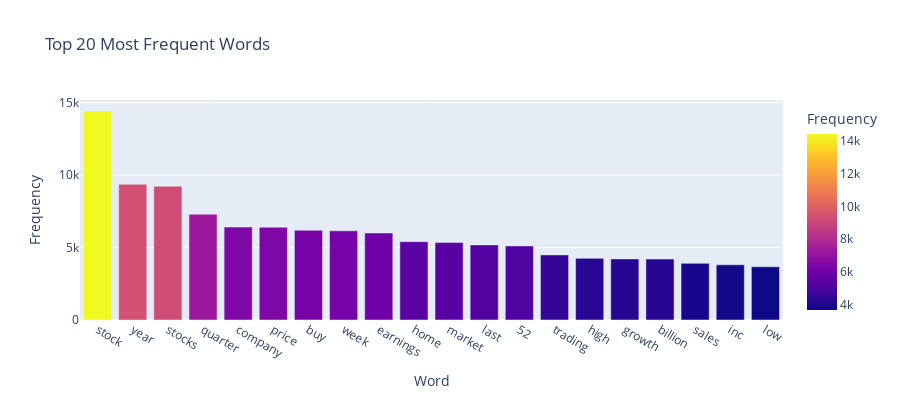

Here is the notebook cell this chart was saved with:
### Markdown cell above
### Word Counts and Frequency

### Code cell
import plotly.express as px
from collections import Counter
from nltk.corpus import stopwords
import ast


stop_words = set(stopwords.words('english'))

# Convert the string representation of list to list
# We need to do this because when we read CSV files, lists are converted to string
df['tokens'] = df['tokens_column'].apply(ast.literal_eval)

# Flatten the list of words in 'tokens'
all_words = [word for tokens in df['tokens'] for word in tokens if word not in stop_words]

# Get the frequency of each word
word_freq = Counter(all_words)

# Create a DataFrame from the counter
word_freq_df = pd.DataFrame(word_freq.items(), columns=['word', 'frequency'])

# Sort the DataFrame by frequency
word_freq_df = word_freq_df.sort_values('frequency', ascending=False)

# Create the bar plot for the top 20 words
fig = px.bar(word_freq_df.head(20), x='word', y='frequency', title='Top 20 Most Frequent Words',
             labels={'word':'Word', 'frequency':'Frequency'}, color='frequency', height=400)
fig.show()

### Figure 1 — Plotly figure (JSON) as saved in the notebook; plotly's stock layout.template omitted (floating-point values rounded to 4 significant figures)
{"data": [{"alignmentgroup": "True", "hovertemplate": "Word=%{x}<br>Frequency=%{marker.color}<extra></extra>", "legendgroup": "", "marker": {"color": [14422, 9365, 9228, 7304, 6416, 6398, 6191, 6156, 6003, 5405, 5342, 5183, 5110, 4493, 4253, 4215, 4203, 3908, 3811, 3672], "coloraxis": "coloraxis", "pattern": {"shape": ""}}, "name": "", "offsetgroup": "", "orientation": "v", "showlegend": false, "textposition": "auto", "type": "bar", "x": ["stock", "year", "stocks", "quarter", "company", "price", "buy", "week", "earnings", "home", "market", "last", "52", "trading", "high", "growth", "billion", "sales", "inc", "low"], "xaxis": "x", "y": [14422, 9365, 9228, 7304, 6416, 6398, 6191, 6156, 6003, 5405, 5342, 5183, 5110, 4493, 4253, 4215, 4203, 3908, 3811, 3672], "yaxis": "y"}], "layout": {"barmode": "relative", "coloraxis": {"colorbar": {"title": {"text": "Frequency"}}, "colorscale": [[0, "#0d0887"], [0.1111, "#46039f"], [0.2222, "#7201a8"], [0.3333, "#9c179e"], [0.4444, "#bd3786"], [0.5556, "#d8576b"], [0.6667, "#ed7953"], [0.7778, "#fb9f3a"], [0.8889, "#fdca26"], [1, "#f0f921"]]}, "height": 400, "legend": {"tracegroupgap": 0}, "title": {"text": "Top 20 Most Frequent Words"}, "xaxis": {"anchor": "y", "domain": [0, 1], "title": {"text": "Word"}}, "yaxis": {"anchor": "x", "domain": [0, 1], "title": {"text": "Frequency"}}}}
